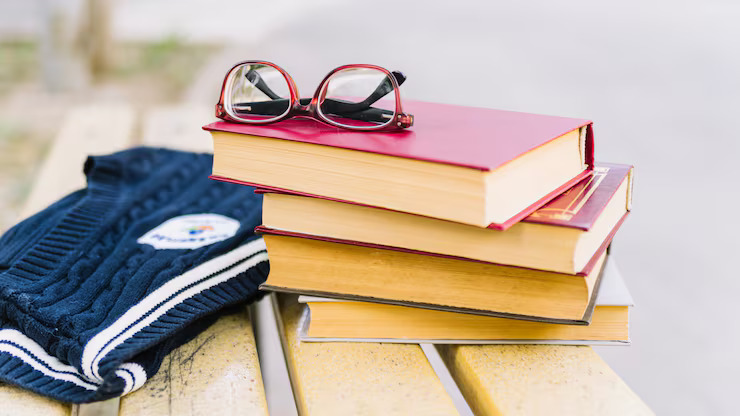
#> input picture Assignment 2/data/data_Ncut/books.jpg, 740 x 416 px
$ python -i normalizedCut.py   (imports and definitions only)
#> lines starting #> are read from the running program, lines starting #| are printed output that depends on the picture
import numpy as np
import matplotlib.pyplot as plt
from skimage import color, transform, filters
from scipy.linalg import eigh
from sklearn.cluster import KMeans

class NormalizedCut:
    def __init__(self, sigmaI=0.01, sigmaX=10, sigmaE=0.5):
        self.sigma_I = sigmaI
        self.sigma_X = sigmaX
        self.sigma_E = sigmaE

        # feature vectors
        self.I = None
        self.X = None
        self.E = None

        # storing the HxW of the resized image
        self.original_shape = None

        #Matrix
        self.W = None
        self.D = None

        self.evals = None
        self.evecs = None

    def fit(self, image, resize=(40, 40)):
#> called with resize = (40, 40)
        img_resized = transform.resize(image, resize, anti_aliasing=True)
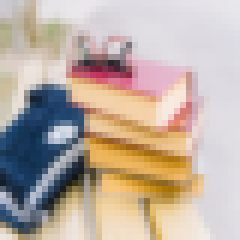
#> img_resized: shape (40, 40, 3) float64 (shown 6 times larger); mean R, G, B 0.745, 0.687, 0.645
        self.original_shape = img_resized.shape[:2]
#> self.original_shape = (40, 40)

        if len(img_resized.shape) == 3:
            img_resized = color.rgb2gray(img_resized)
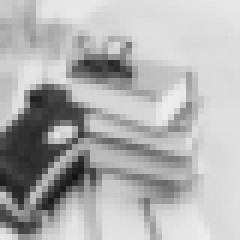
#> img_resized: shape (40, 40) float64 (shown 6 times larger); min 0.0794, max 0.929, mean 0.696

        edges = filters.sobel(img_resized)
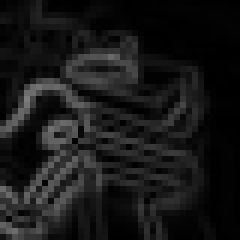
#> edges: shape (40, 40) float64 (shown 6 times larger); min 0.000333, max 0.491, mean 0.0945
        rows, cols = img_resized.shape
#> rows = 40; cols = 40
        x_cords, y_cords = np.meshgrid(np.arange(cols), np.arange(rows))

        self.I = img_resized.flatten()
#> self.I = 1600 values, max 0.929 at index 747, min 0.0794 at index 1172, mean 0.696
        self.X = np.vstack((x_cords.flatten(), y_cords.flatten())).T
        self.E = edges.flatten()
#> self.E = 1600 values, max 0.491 at index 644, min 0.000333 at index 396, mean 0.0945

        return self

    # [76 lines left out: functions build_W, solve_nCut, applyThreshold, partition_twoWay, partition_recursive_Kway, partition_Ksimultaneous, not called in this run]


>>> import cv2
>>> picture = cv2.cvtColor(cv2.imread('../data/data_Ncut/books.jpg'), cv2.COLOR_BGR2RGB)
>>> result = NormalizedCut().fit(picture)

$ run again, on Assignment 2/data/data_Ncut/football.jpg
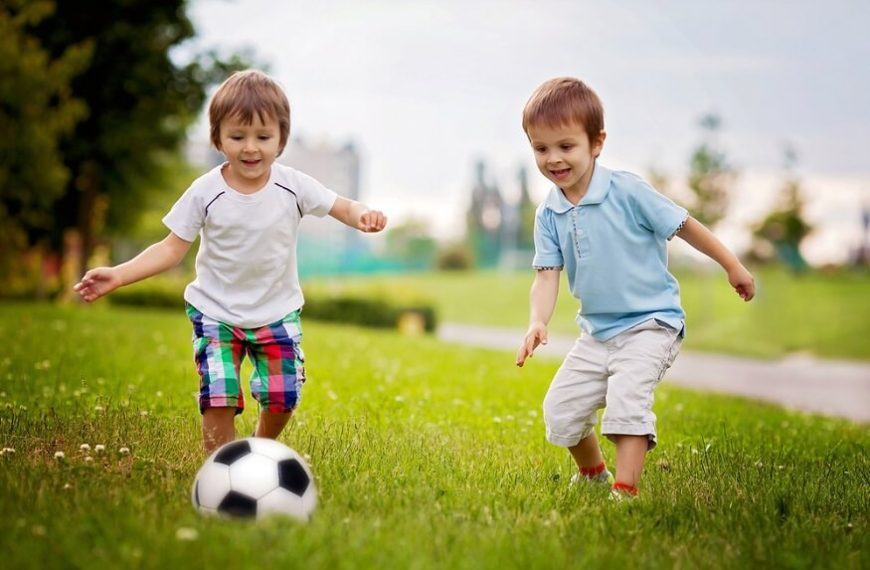
#> input picture Assignment 2/data/data_Ncut/football.jpg, 870 x 570 px
#> in fit, `img_resized = color.rgb2gray(img_resized)`:
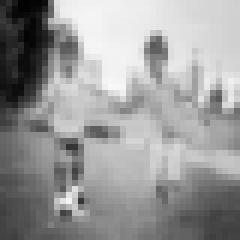
#> img_resized: shape (40, 40) float64 (shown 6 times larger); min 0.00838, max 0.973, mean 0.604
#> in fit, `edges = filters.sobel(img_resized)`:
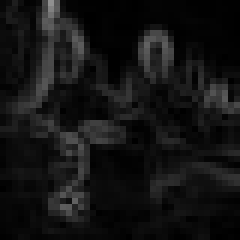
#> edges: shape (40, 40) float64 (shown 6 times larger); min 0.000393, max 0.565, mean 0.0784
#> self.I = 1600 values, max 0.973 at index 578, min 0.00838 at index 4, mean 0.604
#> self.E = 1600 values, max 0.565 at index 8, min 0.000393 at index 942, mean 0.0784

$ run again, on Assignment 2/data/data_Ncut/zebra.jpg
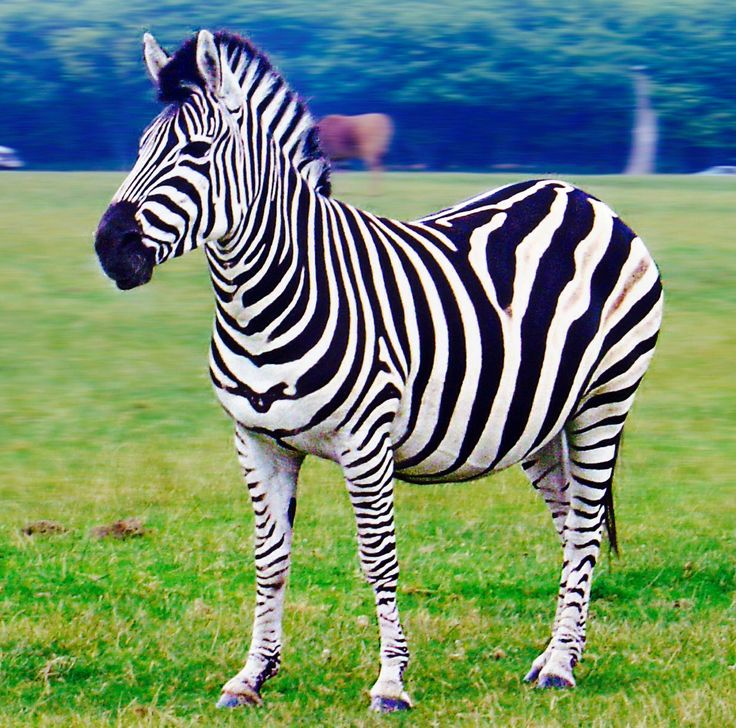
#> input picture Assignment 2/data/data_Ncut/zebra.jpg, 736 x 728 px
#> in fit, `img_resized = color.rgb2gray(img_resized)`:
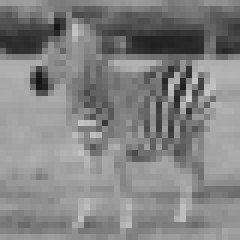
#> img_resized: shape (40, 40) float64 (shown 6 times larger); min 0.0788, max 0.786, mean 0.515
#> in fit, `edges = filters.sobel(img_resized)`:
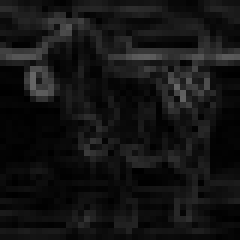
#> edges: shape (40, 40) float64 (shown 6 times larger); min 0.000983, max 0.41, mean 0.0789
#> self.I = 1600 values, max 0.786 at index 671, min 0.0788 at index 526, mean 0.515
#> self.E = 1600 values, max 0.41 at index 589, min 0.000983 at index 1008, mean 0.0789
